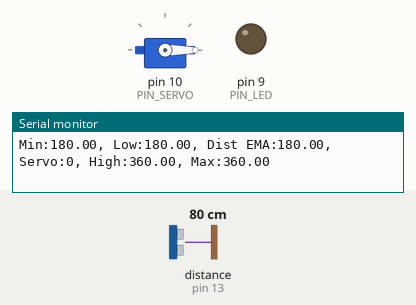
The sketch below on a simulated Arduino Uno, built with avr-gcc and run on an emulated ATmega328P. Parts: servo, output pins drawn as LEDs (lit = HIGH), the last lines printed to the serial monitor. Wiring (inferred from the names in the program): ultrasonic range finder: trigger pin 12; echo pin 13. Inputs (shaded band) come from the test bench; at power-on: distance to the obstacle (sensor on pin 13) 80 cm. The echo pulse lasts 58.3 µs per cm; pins used as bus, display or sensor lines are not drawn.

Above: at 1.2 s.
1.3 s: distance to the obstacle (sensor on pin 13) set to 35 cm
At 2.3 s:
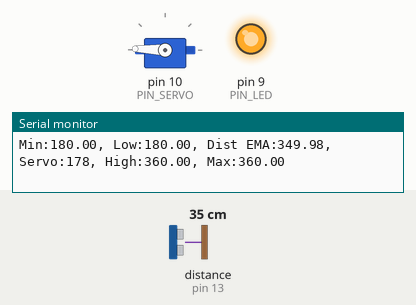
2.8 s: distance to the obstacle (sensor on pin 13) set to 250 cm
At 3.8 s:
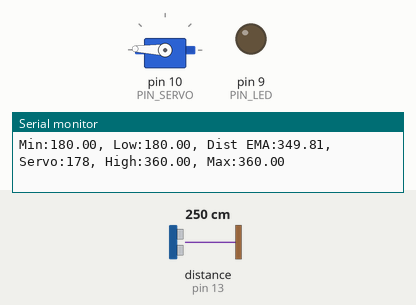
Timing chart, 0 to 5.8 s (numbered marks = the images above; inputs shaded):
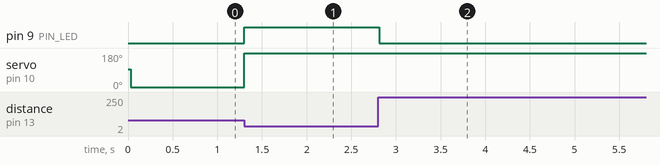

The sketch:

11P07.ino
```cpp
#include <Servo.h>

// Arduino pin assignment
#define PIN_LED   9   // LED active-low
#define PIN_TRIG  12  // sonar sensor TRIGGER
#define PIN_ECHO  13  // sonar sensor ECHO
#define PIN_SERVO 10  // servo motor

// configurable parameters for sonar
#define SND_VEL 346.0     // sound velocity at 24 celsius degree (unit: m/sec)
#define INTERVAL 25       // sampling interval (unit: msec)
#define PULSE_DURATION 10 // ultra-sound Pulse Duration (unit: usec)
#define _DIST_MIN 180.0   // minimum distance to be measured (unit: mm)
#define _DIST_MAX 360.0   // maximum distance to be measured (unit: mm)

#define TIMEOUT ((INTERVAL / 2) * 1000.0) // maximum echo waiting time (unit: usec)
#define SCALE (0.001 * 0.5 * SND_VEL) // coefficient to convert duration to distance

#define _EMA_ALPHA 0.6    // EMA weight of new sample (range: 0 to 1)

// Target Distance
#define _TARGET_LOW  180.0 // lower threshold distance in mm (18cm)
#define _TARGET_HIGH 360.0 // upper threshold distance in mm (36cm)

// duty duration for myservo.writeMicroseconds()
// NEEDS TUNING (servo by servo)
#define _DUTY_MIN 500     // servo full clockwise position (0 degree)
#define _DUTY_NEU 1500    // servo neutral position (90 degree)
#define _DUTY_MAX 2500    // servo full counterclockwise position (180 degree)

// global variables
float dist_ema, dist_prev = _DIST_MAX; // unit: mm
unsigned long last_sampling_time;      // unit: ms

Servo myservo;

void setup() {
  // initialize GPIO pins
  pinMode(PIN_LED, OUTPUT);
  pinMode(PIN_TRIG, OUTPUT);    // sonar TRIGGER
  pinMode(PIN_ECHO, INPUT);     // sonar ECHO
  digitalWrite(PIN_TRIG, LOW);  // turn-off Sonar

  myservo.attach(PIN_SERVO);
  myservo.writeMicroseconds(_DUTY_NEU);

  // initialize serial port
  Serial.begin(57600);

  // initialize USS related variables
  dist_prev = _DIST_MIN; // raw distance output from USS (unit: mm)
}

void loop() {
  float dist_raw;

  // wait until next sampling time
  if (millis() < (last_sampling_time + INTERVAL))
    return;

  // read the distance from the sonar sensor
  dist_raw = USS_measure(PIN_TRIG, PIN_ECHO);

  // Apply range filter
  if ((dist_raw == 0.0) || (dist_raw > _DIST_MAX)) {
    dist_raw = dist_prev; // Prevent servo from moving unexpectedly
    digitalWrite(PIN_LED, LOW); // LED OFF (out of range)
  } else if (dist_raw < _DIST_MIN) {
    dist_raw = dist_prev; // Prevent movement below min range
    digitalWrite(PIN_LED, LOW); // LED OFF
  } else { // Valid range
    dist_prev = dist_raw; // update previous distance
    digitalWrite(PIN_LED, HIGH); // LED ON
  }

  // Apply EMA filter to smooth out noise
  dist_ema = (_EMA_ALPHA * dist_raw) + ((1 - _EMA_ALPHA) * dist_prev);

  // adjust servo position based on the EMA-filtered distance
  if (dist_ema <= _TARGET_LOW) {
    myservo.writeMicroseconds(_DUTY_MIN); // 0 degrees
  } else if (dist_ema >= _TARGET_HIGH) {
    myservo.writeMicroseconds(_DUTY_MAX); // 180 degrees
  } else {
    // Map distance in range [_TARGET_LOW, _TARGET_HIGH] to servo angle [0, 180]
    int angle = map(dist_ema, _TARGET_LOW, _TARGET_HIGH, _DUTY_MIN, _DUTY_MAX);
    myservo.writeMicroseconds(angle);
  }

  // output the distance and servo values to the serial monitor
  Serial.print("Min:");    Serial.print(_DIST_MIN);
  Serial.print(", Low:");   Serial.print(_TARGET_LOW);
  Serial.print(", Dist EMA:");  Serial.print(dist_ema);
  Serial.print(", Servo:"); Serial.print(myservo.read());
  Serial.print(", High:");  Serial.print(_TARGET_HIGH);
  Serial.print(", Max:");   Serial.print(_DIST_MAX);
  Serial.println("");

  // update last sampling time
  last_sampling_time += INTERVAL;
}

// Get a distance reading from the ultrasonic sensor, return in mm
float USS_measure(int TRIG, int ECHO) {
  digitalWrite(TRIG, HIGH);
  delayMicroseconds(PULSE_DURATION);
  digitalWrite(TRIG, LOW);

  return pulseIn(ECHO, HIGH, TIMEOUT) * SCALE; // unit: mm
}
```

Measured:
- after the input at 1.3 s, pin 9 (PIN_LED): LOW → HIGH at once; servo on pin 10 (PIN_SERVO): 0° → 178° at once
- after the input at 2.8 s, pin 9 (PIN_LED): HIGH → LOW at once
